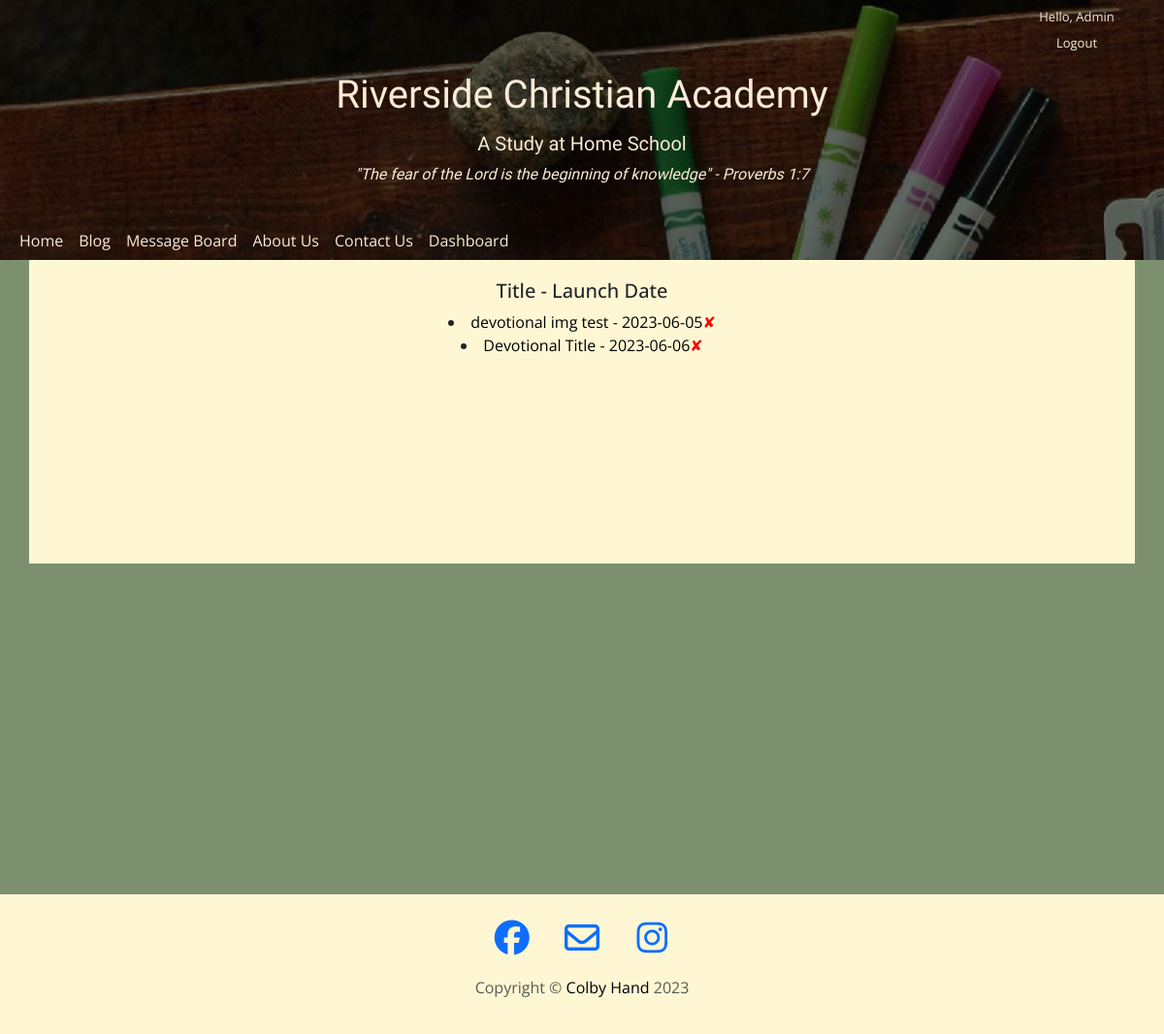
The page /all-devotionals (signed in) on the database its author committed.
### main.py (models this page shows)
class User(UserMixin, db.Model):
    __tablename__ = "user"
    id = db.Column(db.Integer, primary_key=True)
    email = db.Column(db.String(100), unique=True)
    password = db.Column(db.String(100))
    name = db.Column(db.String(1000))
    blog_posts = relationship("BlogPost", back_populates="author")
    blog_comments = relationship("BlogComment", back_populates="blog_comment_author")
    message_posts = relationship("Message", back_populates="author")
    message_comments = relationship("MessageComment", back_populates="message_comment_author")

class DevotionalPost(db.Model):
    __tablename__ = "daily_devotional"
    id = db.Column(db.Integer, primary_key=True)
    title = db.Column(db.String(250), unique=True, nullable=False)
    img_url = db.Column(db.String(250), nullable=False)
    text = db.Column(db.Text, nullable=False)
    date = db.Column(db.String(250), nullable=False)
    img_upload = db.Column(db.String(250), nullable=False)

### main.py (the view)
@app.route("/all-devotionals", methods=["GET", "POST"])
@login_required
@admin_only
def all_devotionals():
    all_posts = DevotionalPost.query.all()
    return render_template("devotionals.html", posts=all_posts)

### main.py (called while the page is built)
def admin_only(f):
    @wraps(f)
    def decorator(*args, **kwargs):
        if current_user.id != 1:
            return abort(403)
        return f(*args, **kwargs)
    return decorator

@login_manager.user_loader
def load_user(user_id):
    return db.get_or_404(User, user_id)

### templates/devotionals.html
{% include "header.html" %}
<div class="container">
    <div class="all_devotionals">
        <h5>Title - Launch Date</h5>
        {% for entry in posts %}
        <li><a class="list-item" href="{{url_for('edit_devotional', devo_id=entry.id) }}">{{ entry.title }} - {{ entry.date }}</a><a style="color: red;" href="{{url_for('delete_devotional', devo_id=entry.id) }}">✘</a></li>
        {% endfor %}
    </div>
</div>
{% include "footer.html" %}

### templates/header.html (shortened to what this page needs)
<!DOCTYPE html>
<html lang="en">
<head>
    <link href="https://cdn.jsdelivr.net/npm/bootstrap@5.3.0-alpha3/dist/css/bootstrap.min.css" rel="stylesheet">
    <link rel="stylesheet" href="../static/CSS/styles.css">
</head>
<body>
    <header class="img-fluid header-img" style="background-image: url('../static/images/art-img.jpg');">
        <div class="header">
            <div class="login">
                <span>
                    {% if current_user.is_authenticated: %}
                    <p class="login-link">Hello, {{ current_user.name }}</p>
                    <a class="login-link" href="{{url_for('logout')}}">Logout</a>
                    {% endif %}
                </span>
            </div>
            <div class="title container-fluid col-lg-6">
                <h1>Riverside Christian Academy</h1>
                <h5>A Study at Home School</h5>
                <p><em>"The fear of the Lord is the beginning of knowledge" - Proverbs 1:7</em></p>
            </div>
            <div class="header-nav">
            <nav class="navbar navbar-expand-lg ">
                <div class="header container-fluid">
                    <div class="collapse navbar-collapse" id="navbarTogglerDemo01">
                        <ul class="navbar-nav me-auto mb-2 mb-lg-0">
                            <li class="nav-item">
                            <a class="nav-link active" id="navigation-btn" aria-current="page" href="/">Home</a>
                            </li>
                            <li class="nav-item">
                            <a class="nav-link active" id="navigation-btn" aria-current="page" href="{{url_for('all_blog_posts')}}">Blog</a>
                            </li>
                            {% if current_user.is_authenticated: %}
                            <li class="nav-item">
                            <a class="nav-link active" id="navigation-btn" aria-current="page" href="{{url_for('all_messages')}}">Message Board</a>
                            </li>
                            {% endif %}
                            <li class="nav-item">
                            <a class="nav-link active" id="navigation-btn" aria-current="page" href="{{url_for('about_us')}}">About Us</a>
                            </li>
                            <li class="nav-item">
                            <a class="nav-link active" id="navigation-btn" aria-current="page" href="{{url_for('contact')}}">Contact Us</a>
                            </li>
                            {% if current_user.name == "Admin" %}
                            <li class="nav-item">
                                <a class="nav-link active" id="navigation-btn" aria-current="page" href="{{url_for('dashboard')}}">Dashboard</a>
                            </li>
                            {% endif %}
                        </ul>
                    </div>
                </div>
            </nav>
        </div>
        </div>
    </header>

### static/CSS/styles.css (style rules this page uses)
body { font-family: 'Open Sans', sans-serif; text-align: center; background-color: #7C9070; border-top: 0cap; }
h1 { padding-bottom: 1%; }
a { text-decoration: none; }
.container { background-color: #FFF7D4; padding: 20px 0px; }
.list-item { color: black; }
header { padding-top: 1px; }
.title { font-family: 'BioRhyme', serif; text-align: center; padding: 20px; color: antiquewhite; }
.all_devotionals { margin-bottom: 17%; }
.login { padding-left: 85%; font-size: small; }
.login-link { margin: 7px; color: antiquewhite; }
.navbar { padding: 0; }
.navbar-nav { text-align: left; color: antiquewhite; }
#navigation-btn { color: antiquewhite; }

### rows shown on the page
User: name "Admin"
DevotionalPost: title "devotional img test", date "2023-06-05"
DevotionalPost: title "Devotional Title", date "2023-06-06"
